Frame 1 (no input): blank canvas, image omitted
Frame 60 (the mouse pressed at the canvas centre just before this capture): blank canvas, image omitted
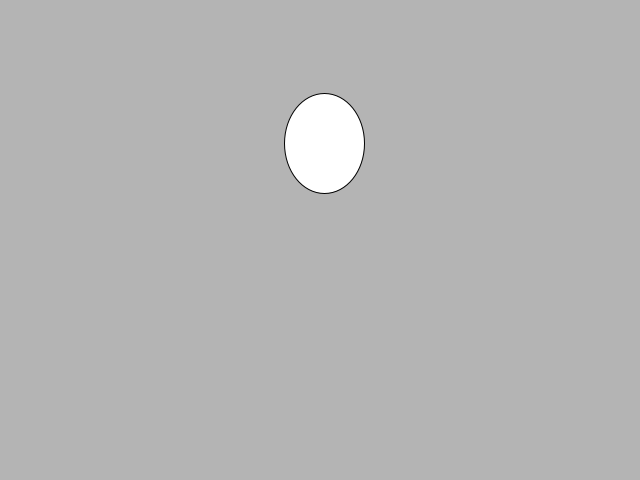
Frame 120 (the mouse held since frame 60 and released just before this capture)

The Processing sketch whose frames 1 and 60 were blank and that drew this single picture after the mouse press (run headless with seeded random() and noise(); from frame 60 on, the mouse is pressed at the canvas centre):

// Processing sketch: globos
// ── globos.pde
class Globo
{
  float x, y,vx,vy;
  Globo (float _x, float _y)
  {
   x=_x;
   y=_y; 
   vx=random(-0.25,0.25);
   vy=random(-2,-0.5);
  }

  void update()
  {
    y+=vy;
    x+=vx;
  }

  void dibujate()
  {
      ellipse(x,y,80,100);
  }
  
}

ArrayList<Globo> globos;


void setup()
{
  size(640,480);
  globos = new ArrayList<Globo>();  
}

void draw()
{
  background(180);
  for(int i=0;i<globos.size();i++)
  {
    globos.get(i).update();
    globos.get(i).dibujate();
  }
}

void mousePressed()
{
  globos.add(new Globo(mouseX,mouseY));
}
